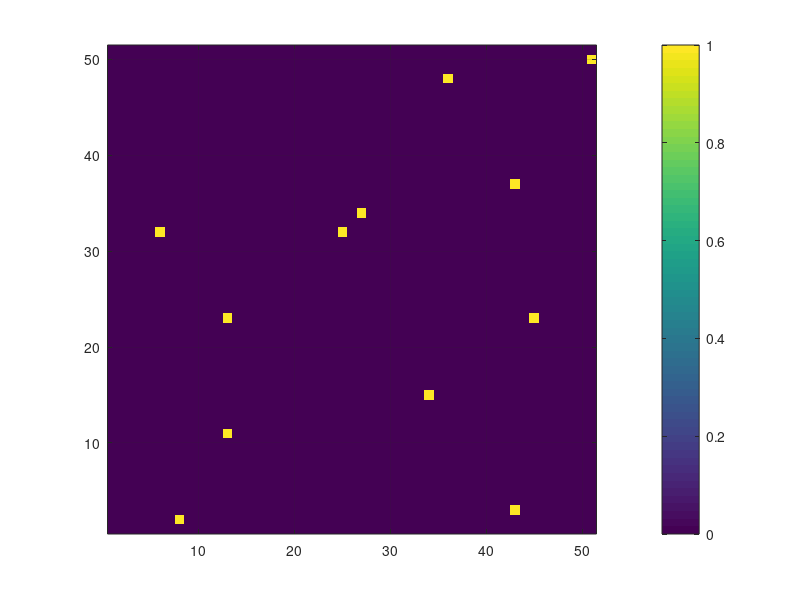
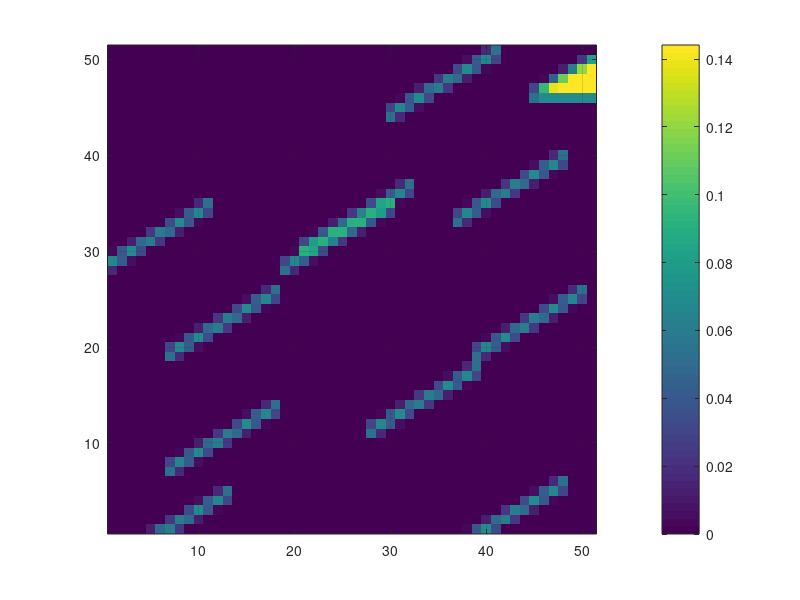
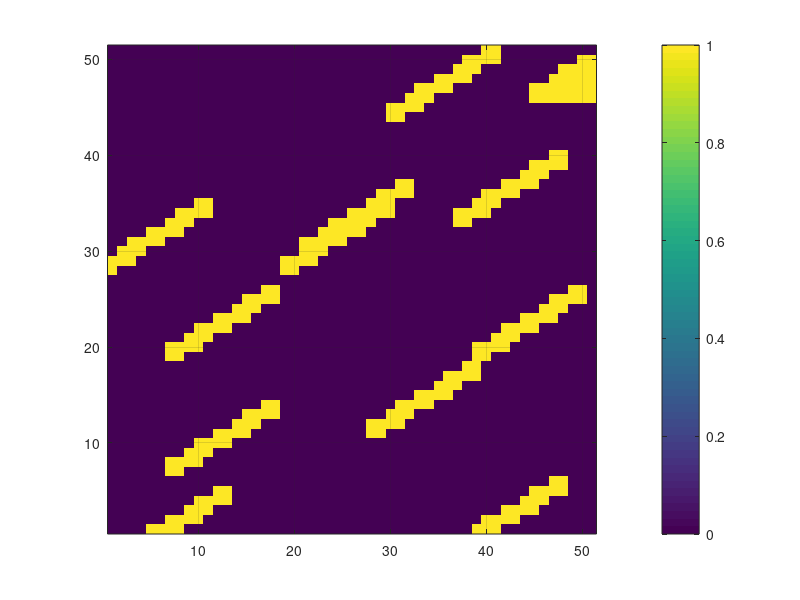

The MATLAB script that drew these images, in order: (Note: this script raises an error after producing the figures.)
clear; clc; close all;

el = 51;

M = single(rand(1,el^2) > .995);

M = reshape(M,[el,el]);

figure(1)
image(M,'CDataMapping','scaled')
set(gca,'YDir','normal')
colorbar
axis equal
grid on
axis([0.5 el+0.5 0.5 el+0.5])

h = fspecial('motion',15,-30);
M_alt = imfilter(M,h,'replicate');

% M_alt = imgaussfilt3(M,10,'FilterSize',[5,5,5]);
% M_alt = imgaussfilt3(M,10);

figure(2)
image(M_alt,'CDataMapping','scaled')
set(gca,'YDir','normal')
colorbar
axis equal
grid on
axis([0.5 el+0.5 0.5 el+0.5])

M_thresh = M_alt > mean(M_alt(:));

figure(3)
image(M_thresh,'CDataMapping','scaled')
set(gca,'YDir','normal')
colorbar
axis equal
grid on
axis([0.5 el+0.5 0.5 el+0.5])

pdS = 25;
mask = padarray(ones(size(M_thresh)),[pdS,pdS]);

tmp = padarray(M_thresh,[pdS,pdS]);
numer = FullConv('a','n','m',tmp,mask);
tmp = padarray(ones(size(M_thresh)),[pdS,pdS]);
denom = FullConv('a','n','m',tmp,mask);

figure(4)
image(denom,'CDataMapping','scaled')
set(gca,'YDir','normal')
colorbar
axis equal
grid on
% axis([0.5 el+0.5 0.5 el+0.5])

sts = numer./denom;

figure(5)
image(sts(3*pdS+1:end-3*pdS,3*pdS+1:end-3*pdS),'CDataMapping','scaled')
set(gca,'YDir','normal')
colorbar
axis equal
grid on
axis([0.5 el+0.5 0.5 el+0.5])
